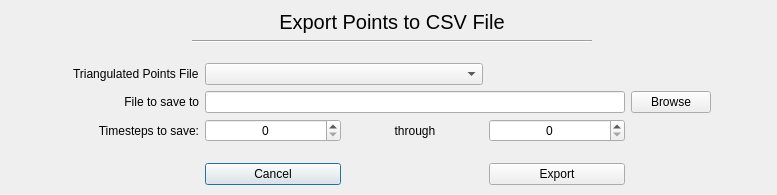
<?xml version="1.0" encoding="UTF-8"?>
<ui version="4.0">
 <class>ExportDialog</class>
 <widget class="QDialog" name="ExportDialog">
  <property name="geometry">
   <rect>
    <x>0</x>
    <y>0</y>
    <width>777</width>
    <height>195</height>
   </rect>
  </property>
  <property name="minimumSize">
   <size>
    <width>80</width>
    <height>0</height>
   </size>
  </property>
  <property name="windowTitle">
   <string>Dialog</string>
  </property>
  <widget class="QWidget" name="layoutWidget">
   <property name="geometry">
    <rect>
     <x>17</x>
     <y>10</y>
     <width>751</width>
     <height>175</height>
    </rect>
   </property>
   <layout class="QGridLayout" name="gridLayout_3">
    <item row="0" column="0">
     <layout class="QGridLayout" name="gridLayout_2">
      <item row="1" column="0">
       <widget class="Line" name="line">
        <property name="sizePolicy">
         <sizepolicy hsizetype="Maximum" vsizetype="Fixed">
          <horstretch>0</horstretch>
          <verstretch>0</verstretch>
         </sizepolicy>
        </property>
        <property name="minimumSize">
         <size>
          <width>400</width>
          <height>0</height>
         </size>
        </property>
        <property name="orientation">
         <enum>Qt::Horizontal</enum>
        </property>
       </widget>
      </item>
      <item row="0" column="0">
       <widget class="QLabel" name="label_4">
        <property name="sizePolicy">
         <sizepolicy hsizetype="Preferred" vsizetype="Minimum">
          <horstretch>0</horstretch>
          <verstretch>0</verstretch>
         </sizepolicy>
        </property>
        <property name="font">
         <font>
          <pointsize>15</pointsize>
         </font>
        </property>
        <property name="text">
         <string>Export Points to CSV File</string>
        </property>
        <property name="alignment">
         <set>Qt::AlignCenter</set>
        </property>
       </widget>
      </item>
     </layout>
    </item>
    <item row="1" column="0">
     <layout class="QGridLayout" name="gridLayout">
      <item row="0" column="1">
       <spacer name="verticalSpacer">
        <property name="orientation">
         <enum>Qt::Vertical</enum>
        </property>
        <property name="sizeHint" stdset="0">
         <size>
          <width>20</width>
          <height>40</height>
         </size>
        </property>
       </spacer>
      </item>
      <item row="3" column="1">
       <widget class="QSpinBox" name="spinBox_startTimestep">
        <property name="alignment">
         <set>Qt::AlignCenter</set>
        </property>
        <property name="maximum">
         <number>10000</number>
        </property>
       </widget>
      </item>
      <item row="3" column="0">
       <widget class="QLabel" name="label_5">
        <property name="text">
         <string>Timesteps to save:</string>
        </property>
        <property name="alignment">
         <set>Qt::AlignRight|Qt::AlignTrailing|Qt::AlignVCenter</set>
        </property>
       </widget>
      </item>
      <item row="3" column="2">
       <widget class="QLabel" name="label_3">
        <property name="text">
         <string>through</string>
        </property>
        <property name="alignment">
         <set>Qt::AlignCenter</set>
        </property>
       </widget>
      </item>
      <item row="3" column="3">
       <widget class="QSpinBox" name="spinBox_endTimestep">
        <property name="alignment">
         <set>Qt::AlignCenter</set>
        </property>
        <property name="maximum">
         <number>10000</number>
        </property>
       </widget>
      </item>
      <item row="5" column="1">
       <widget class="QPushButton" name="pushButton_cancel">
        <property name="text">
         <string>Cancel</string>
        </property>
       </widget>
      </item>
      <item row="1" column="0">
       <widget class="QLabel" name="label">
        <property name="text">
         <string>Triangulated Points File</string>
        </property>
       </widget>
      </item>
      <item row="4" column="1">
       <spacer name="verticalSpacer_2">
        <property name="orientation">
         <enum>Qt::Vertical</enum>
        </property>
        <property name="sizeHint" stdset="0">
         <size>
          <width>20</width>
          <height>40</height>
         </size>
        </property>
       </spacer>
      </item>
      <item row="2" column="4">
       <widget class="QPushButton" name="pushButton_triSave">
        <property name="text">
         <string>Browse</string>
        </property>
       </widget>
      </item>
      <item row="2" column="0">
       <widget class="QLabel" name="label_2">
        <property name="text">
         <string>File to save to</string>
        </property>
        <property name="alignment">
         <set>Qt::AlignRight|Qt::AlignTrailing|Qt::AlignVCenter</set>
        </property>
       </widget>
      </item>
      <item row="2" column="1" colspan="3">
       <widget class="QLineEdit" name="lineEdit_saveFilename">
        <property name="sizePolicy">
         <sizepolicy hsizetype="MinimumExpanding" vsizetype="Fixed">
          <horstretch>0</horstretch>
          <verstretch>0</verstretch>
         </sizepolicy>
        </property>
        <property name="minimumSize">
         <size>
          <width>420</width>
          <height>0</height>
         </size>
        </property>
        <property name="readOnly">
         <bool>true</bool>
        </property>
       </widget>
      </item>
      <item row="5" column="3">
       <widget class="QPushButton" name="pushButton_export">
        <property name="text">
         <string>Export</string>
        </property>
       </widget>
      </item>
      <item row="1" column="1" colspan="2">
       <widget class="QComboBox" name="fileSelectionBox"/>
      </item>
     </layout>
    </item>
   </layout>
  </widget>
 </widget>
 <resources/>
 <connections/>
</ui>
